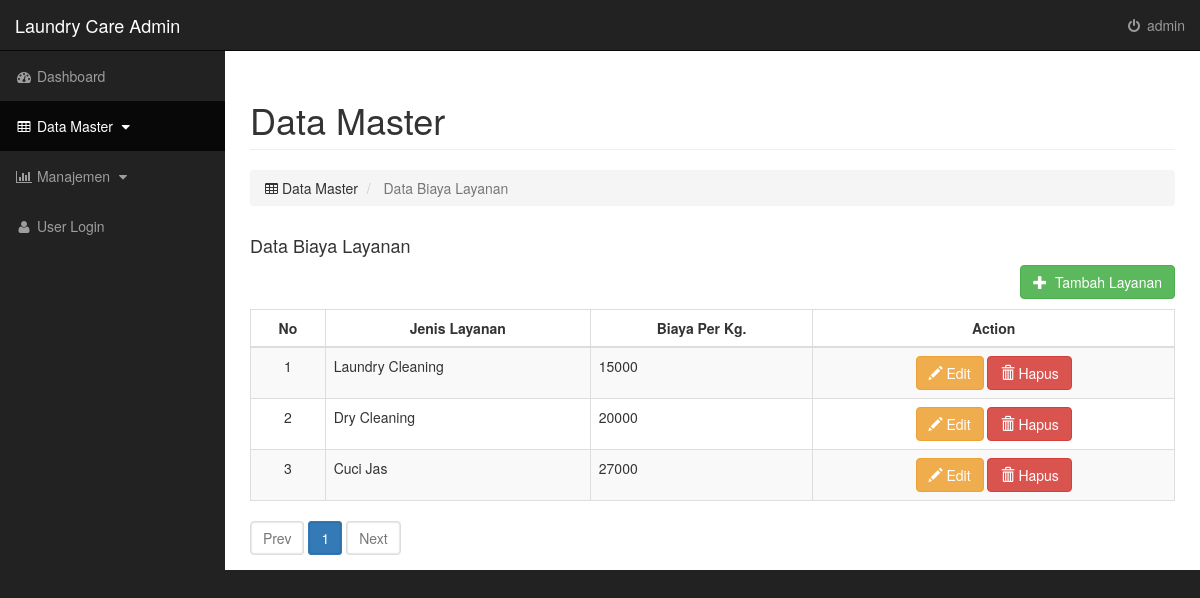
The page /admin/data-biaya.php (signed in) on the database its author committed.
### tables this page shows
CREATE TABLE `layanan` (
  `id_layanan` int(25) NOT NULL,
  `nama_layanan` varchar(25) DEFAULT NULL,
  `biaya_layanan` int(50) NOT NULL
);

### admin/data-biaya.php (the view, shortened to what this page needs)
<?php
    include 'include/header.php';
?>
<body>
    <div id="wrapper">
        <?php
        include 'include/nav.php';
        ?>
        <div id="page-wrapper">
            <div class="container-fluid">
                <div class="row">
                    <div class="col-lg-12">
                        <h1 class="page-header">
                            Data Master
                        </h1>
                        <ol class="breadcrumb">
                            <li>
                                <i class="fa fa-table"></i> Data Master
                            </li>
                            <li class="active">
                                Data Biaya Layanan
                            </li>
                        </ol>
                    </div>
                </div>
                <div class="row">
                    <div class="col-lg-12">
                        <h4>Data Biaya Layanan</h4>
                        <div class="table-responsive">
                            <button type="button" data-toggle="modal" data-target="#ModalAdd" class="btn btn-success pull-right" style="margin-bottom: 10px"><span class="glyphicon glyphicon-plus"></span> &nbsp;Tambah Layanan
                            </button>
                            <table class="table table-bordered table-hover table-striped tablesorter" style="cursor: pointer;">
                                <thead>
                                <tr>
                                <th><center>No</center></th>
                                <th><center>Jenis Layanan</center></th>
                                <th><center>Biaya Per Kg.</center></th>
                                <th><center>Action</center></th>
                                </tr>
                                </thead>
                                <tbody>
                                    <?php
                                    $limit = 5;
                                    if (isset($_GET["page"])) {
                                        $page  = $_GET["page"];
                                    }
                                    else {
                                        $page=1;
                                    };
                                    $start_from = ($page-1) * $limit;
                                    $query = "SELECT *
                                            FROM layanan
                                            ORDER BY id_layanan
                                            ASC LIMIT $start_from, $limit";
                                    $rs_result = mysqli_query($conn, $query);
                                    $number = 1;
                                    while ($row = mysqli_fetch_array($rs_result, MYSQLI_ASSOC)) {
                                        ?>
                                        <tr>
                                            <td class="align-middle text-center"><?php echo $number ?></td>
                                            <td class="align-middle"><?php echo $row['nama_layanan']; ?></td>
                                            <td class="align-middle"><?php echo $row['biaya_layanan']; ?></td>
                                            <td class="align-middle text-center">
                                               <a href="#" class="open_modal btn btn-warning" id="<?php echo $row['id_layanan']; ?>"><span class="glyphicon glyphicon-pencil"></span> Edit</a>
                                                <a href="#" onclick="confirm_modal('proses_hapus_layanan.php?&id_layanan=<?php echo $row['id_layanan']; ?>');" class="btn btn-danger"><span class="glyphicon glyphicon-trash"></span> Hapus</a>
                                            </td>
                                        </tr>
                                        <?php $number++;
                                    } ?>
                                </tbody>
                            </table>
                            <?php
                                $sql = "SELECT COUNT(id_layanan) FROM layanan";
                                $rs_result = mysqli_query($conn, $sql);
                                $row = mysqli_fetch_row($rs_result);
                                $total_records = $row[0];
                                $total_pages = ceil($total_records / $limit);
                                $pagLink = "<nav><ul class='pagination'>";
                                for ($i=1; $i<=$total_pages; $i++) {
                                        $pagLink .= "<li><a href='data-biaya.php?page=".$i."'>".$i."</a></li>";
                                };
                                echo $pagLink . "</ul></nav>";
                            ?>
                        </div>
                    </div>
                </div>
            </div>
        </div>
    </div>
</body>
</html>

### admin/css/sb-admin.css (style rules this page uses)
body { margin-top: 100px; background-color: #222; }
@media (min-width:768px) { body { margin-top: 50px; } }
#wrapper { padding-left: 0; }
#page-wrapper { width: 100%; padding: 0; background-color: #fff; }
@media (min-width:768px) { #wrapper { padding-left: 225px; } }
@media (min-width:768px) { #page-wrapper { padding: 10px; } }

### admin/css/simplePagination.css (style rules this page uses)
ul.simple-pagination { list-style: none; }
.simple-pagination { display: block; overflow: hidden; padding: 0 5px 5px 0; margin: 0; }

### admin/include/header.php (style rules this page uses)
.glyphicon { cursor: pointer; }

### rows shown on the page
layanan: nama_layanan "Laundry Cleaning", biaya_layanan "15000"
layanan: nama_layanan "Dry Cleaning", biaya_layanan "20000"
layanan: nama_layanan "Cuci Jas", biaya_layanan "27000"

### other values the page prints
$_SESSION['username'] "admin"
